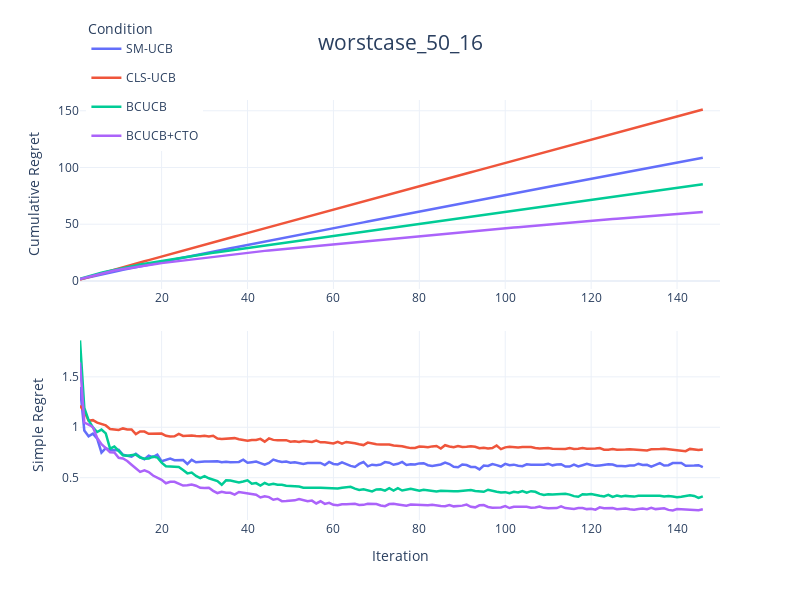

Write notebook code for a chart like this one.
### Code cell
import pandas as pd
import plotly.graph_objects as go
import plotly.express as px
from plotly.subplots import make_subplots
import plotly.io as pio
import os
import numpy as np


# 定义文件夹路径
data_folder = os.path.join('Data', text)

# 定义文件列表 - Simple Regret来自pre文件，Cumulative Regret来自原始文件
simple_regret_files = ['50_16_smallest_pre.csv','50_16_cluster_pre.csv', '50_16_dynamic_pre.csv', '50_16_cyclic_pre.csv']
cumulative_regret_files = ['50_16_smallest.csv','50_16_cluster.csv','50_16_dynamic.csv', '50_16_cyclic.csv']

curve_names = ['SM-UCB','CLS-UCB', 'BCUCB', 'BCUCB+CTO']
colors = px.colors.qualitative.Plotly[:len(curve_names)] 

# 创建DataFrame存储Simple Regret和Cumulative Regret
simple_regret_data = pd.DataFrame()
cumulative_regret_data = pd.DataFrame()

# 加载Simple Regret数据（来自pre文件）
for file, name in zip(simple_regret_files, curve_names):
    file_path = os.path.join(data_folder, file)
    df = pd.read_csv(file_path, index_col='Repetition')
    
    # 计算每个step的均值（Simple Regret）
    mean_results = df.mean(axis=0)
    
    # 添加到Simple Regret DataFrame
    temp_df = pd.DataFrame({
        'Iter': range(1, 151),
        'Value': mean_results.values,
        'Condition': name
    })
    simple_regret_data = pd.concat([simple_regret_data, temp_df])

# 加载Cumulative Regret数据（来自原始文件）
for file, name in zip(cumulative_regret_files, curve_names):
    file_path = os.path.join(data_folder, file)
    df = pd.read_csv(file_path, index_col='Repetition')
    
    # 计算每个step的均值
    mean_results = df.mean(axis=0)
    
    # 计算Cumulative Regret
    cumsum_results = np.cumsum(mean_results.values)
    temp_df = pd.DataFrame({
        'Iter': range(1, 151),
        'Value': cumsum_results,
        'Condition': name
    })
    cumulative_regret_data = pd.concat([cumulative_regret_data, temp_df])

# 创建子图（2行1列，垂直排列）- 删除子图标题
fig = make_subplots(
    rows=2, cols=1,
    vertical_spacing=0.1
    # 删除了 subplot_titles 参数
)

# 第一子图：Cumulative Regret（来自原始文件）- 先画Cumulative Regret
for i, condition in enumerate(curve_names):
    cumsum_df = cumulative_regret_data[cumulative_regret_data['Condition'] == condition]
    fig.add_trace(
        go.Scatter(
            x=cumsum_df['Iter'],
            y=cumsum_df['Value'],
            name=condition,
            legendgroup=condition,
            showlegend=True,  # 在第一子图显示图例
            line=dict(color=colors[i],width=2.5),
            meta=[condition],
            hovertemplate="Iter: %{x}<br>Cumulative Regret: %{y:.4f}<br>Condition: %{meta[0]}<extra></extra>"
        ),
        row=1, col=1  # Cumulative Regret放在第一行
    )

# 第二子图：Obs-based Simple Regret（来自pre文件）
for i, condition in enumerate(curve_names):
    simple_df = simple_regret_data[simple_regret_data['Condition'] == condition]
    fig.add_trace(
        go.Scatter(
            x=simple_df['Iter'],
            y=simple_df['Value'],
            name=condition,
            legendgroup=condition,
            showlegend=False,  # 避免重复图例
            line=dict(color=colors[i],width=2.5),
            meta=[condition],
            hovertemplate="Iter: %{x}<br>Simple Regret: %{y:.4f}<br>Condition: %{meta[0]}<extra></extra>"
        ),
        row=2, col=1  # Simple Regret放在第二行
    )

# 更新布局
fig.update_layout(
    title_text=text+"_50_16",
    title_x=0.5,
    title_font=dict(size=21),
    height=600,
    width=800,
    template='plotly_white',
    legend_title_text='Condition',
    legend=dict(yanchor="top", y=1.2, xanchor="left", x=0.01)
)

# 更新Y轴和X轴标签
fig.update_yaxes(title_text="Cumulative Regret", row=1, col=1)  # 第一子图Y轴标签
fig.update_yaxes(title_text="Simple Regret", row=2, col=1)      # 第二子图Y轴标签
fig.update_xaxes(title_text="Iteration", row=2, col=1)          # 仅底部子图显示X轴标签

# 显示图形
fig.show()

# 保存为HTML文件（可选）
# pio.write_html(fig, 'combined_simple_cumulative_plot.html')
#fig.write_image(text+"_50_16", format="png", width=800, height=600, scale=3)

### Figure 1 — Plotly figure (JSON) as saved in the notebook; plotly's stock layout.template omitted (floating-point values rounded to 4 significant figures; data arrays with more than 128 entries replaced by an {"elided": "..."} marker saying what was removed)
{"data": [{"hovertemplate": "Iter: %{x}<br>Cumulative Regret: %{y:.4f}<br>Condition: %{meta[0]}<extra></extra>", "legendgroup": "SM-UCB", "line": {"color": "#636EFA", "width": 2.5}, "meta": ["SM-UCB"], "name": "SM-UCB", "showlegend": true, "type": "scatter", "x": {"elided": "150 int values"}, "xaxis": "x", "y": {"elided": "150 float values"}, "yaxis": "y"}, {"hovertemplate": "Iter: %{x}<br>Cumulative Regret: %{y:.4f}<br>Condition: %{meta[0]}<extra></extra>", "legendgroup": "CLS-UCB", "line": {"color": "#EF553B", "width": 2.5}, "meta": ["CLS-UCB"], "name": "CLS-UCB", "showlegend": true, "type": "scatter", "x": {"elided": "150 int values"}, "xaxis": "x", "y": {"elided": "150 float values"}, "yaxis": "y"}, {"hovertemplate": "Iter: %{x}<br>Cumulative Regret: %{y:.4f}<br>Condition: %{meta[0]}<extra></extra>", "legendgroup": "BCUCB", "line": {"color": "#00CC96", "width": 2.5}, "meta": ["BCUCB"], "name": "BCUCB", "showlegend": true, "type": "scatter", "x": {"elided": "150 int values"}, "xaxis": "x", "y": {"elided": "150 float values"}, "yaxis": "y"}, {"hovertemplate": "Iter: %{x}<br>Cumulative Regret: %{y:.4f}<br>Condition: %{meta[0]}<extra></extra>", "legendgroup": "BCUCB+CTO", "line": {"color": "#AB63FA", "width": 2.5}, "meta": ["BCUCB+CTO"], "name": "BCUCB+CTO", "showlegend": true, "type": "scatter", "x": {"elided": "150 int values"}, "xaxis": "x", "y": {"elided": "150 float values"}, "yaxis": "y"}, {"hovertemplate": "Iter: %{x}<br>Simple Regret: %{y:.4f}<br>Condition: %{meta[0]}<extra></extra>", "legendgroup": "SM-UCB", "line": {"color": "#636EFA", "width": 2.5}, "meta": ["SM-UCB"], "name": "SM-UCB", "showlegend": false, "type": "scatter", "x": {"elided": "150 int values"}, "xaxis": "x2", "y": {"elided": "150 float values"}, "yaxis": "y2"}, {"hovertemplate": "Iter: %{x}<br>Simple Regret: %{y:.4f}<br>Condition: %{meta[0]}<extra></extra>", "legendgroup": "CLS-UCB", "line": {"color": "#EF553B", "width": 2.5}, "meta": ["CLS-UCB"], "name": "CLS-UCB", "showlegend": false, "type": "scatter", "x": {"elided": "150 int values"}, "xaxis": "x2", "y": {"elided": "150 float values"}, "yaxis": "y2"}, {"hovertemplate": "Iter: %{x}<br>Simple Regret: %{y:.4f}<br>Condition: %{meta[0]}<extra></extra>", "legendgroup": "BCUCB", "line": {"color": "#00CC96", "width": 2.5}, "meta": ["BCUCB"], "name": "BCUCB", "showlegend": false, "type": "scatter", "x": {"elided": "150 int values"}, "xaxis": "x2", "y": {"elided": "150 float values"}, "yaxis": "y2"}, {"hovertemplate": "Iter: %{x}<br>Simple Regret: %{y:.4f}<br>Condition: %{meta[0]}<extra></extra>", "legendgroup": "BCUCB+CTO", "line": {"color": "#AB63FA", "width": 2.5}, "meta": ["BCUCB+CTO"], "name": "BCUCB+CTO", "showlegend": false, "type": "scatter", "x": {"elided": "150 int values"}, "xaxis": "x2", "y": {"elided": "150 float values"}, "yaxis": "y2"}], "layout": {"height": 600, "legend": {"title": {"text": "Condition"}, "x": 0.01, "xanchor": "left", "y": 1.2, "yanchor": "top"}, "title": {"font": {"size": 21}, "text": "worstcase_50_16", "x": 0.5}, "width": 800, "xaxis": {"anchor": "y", "domain": [0, 1]}, "xaxis2": {"anchor": "y2", "domain": [0, 1], "title": {"text": "Iteration"}}, "yaxis": {"anchor": "x", "domain": [0.55, 1], "title": {"text": "Cumulative Regret"}}, "yaxis2": {"anchor": "x2", "domain": [0, 0.45], "title": {"text": "Simple Regret"}}}}
